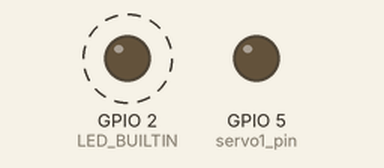
Recording of a sketch running on a simulated ESP8266 (NodeMCU). On the bench: output pins drawn as LEDs (lit = HIGH, except the on-board LED, lit = LOW). Dashed ring = blinking. WiFi joins after 1.5 s; servers stay silent unless stated; network time is answered at once with the bench clock; the local clock reads 2024-03-15 10:24:30 at power-on unless the sketch sets it; what the sketch prints to the serial monitor is not drawn.

Above: at 1.7 s.
Timing chart, 0 to 4.5 s (numbered marks = the images above):
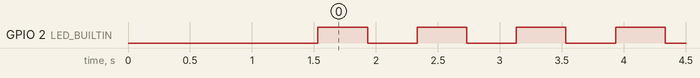

Measured:
- by itself, GPIO 2 (LED_BUILTIN): alternates HIGH for 0.40 s and LOW for 0.40 s

The sketch:

outdoor_fish_feed_new.ino
```cpp
#include <PCD8544.h>
#include <Servo.h>
#include <NTPClient.h>
#include <ESP8266WiFi.h>
#include <WiFiUdp.h>

const char *ssid     = "Lil Wayne's Lil Shack";
const char *password = "Gl4st0nbury";

const long utcOffsetInSeconds = -28800;

char daysOfTheWeek[7][12] = {"Sunday", "Monday", "Tuesday", "Wednesday", "Thursday", "Friday", "Saturday"};

// Define NTP Client to get time
WiFiUDP ntpUDP;
NTPClient timeClient(ntpUDP, "pool.ntp.org", utcOffsetInSeconds);

#define servo1_back 2
#define servo1_pin 5

Servo servo1;

void setup() {

  Serial.begin(115200);


  WiFi.begin(ssid, password);

  while ( WiFi.status() != WL_CONNECTED ) {
    delay ( 500 );

  }

  timeClient.begin();

  pinMode(servo1_pin, OUTPUT);
  pinMode(LED_BUILTIN, OUTPUT);


}

void loop() {


  if(WiFi.status() != WL_CONNECTED){


  while(WiFi.status() != WL_CONNECTED){
  digitalWrite(LED_BUILTIN, HIGH);   // Turn the LED on by making the voltage LOW
  delay(100);                      // Wait for a second
  digitalWrite(LED_BUILTIN , LOW);
  delay(100);
  }

  }


  if(WiFi.status() == WL_CONNECTED){


  timeClient.update();
  String day = daysOfTheWeek[timeClient.getDay()];
  int hour = timeClient.getHours();
  int minute = timeClient.getMinutes();
  int second = timeClient.getSeconds();

  Serial.println(hour);
  Serial.println(minute);
  Serial.println(second);
  Serial.println("--");


  if(day == "Tuesday" && hour == 13 && minute == 30 && second == 0){

    feed(1);
  }

  if(day == "Friday" && hour == 13 && minute == 30 && second == 0){

    feed(1);
  }


  digitalWrite(LED_BUILTIN, HIGH);   // Turn the LED on by making the voltage LOW
  delay(400);
  Serial.println("LED");
  // Wait for a second
  digitalWrite(LED_BUILTIN, LOW);  // Turn the LED off by making the voltage HIGH
  delay(400);


}


}


void feed(int servo_num){


for (int i = 0; i<1; i++){
  if(servo_num==1){
    servo1.attach(servo1_pin);
    servo1.write(servo1_back + 50);
    delay(1000);
    servo1.write(servo1_back);
    delay(1000);
    servo1.write(servo1_back + 50);
    delay(1000);
    servo1.detach();
   }
  }

}
```
